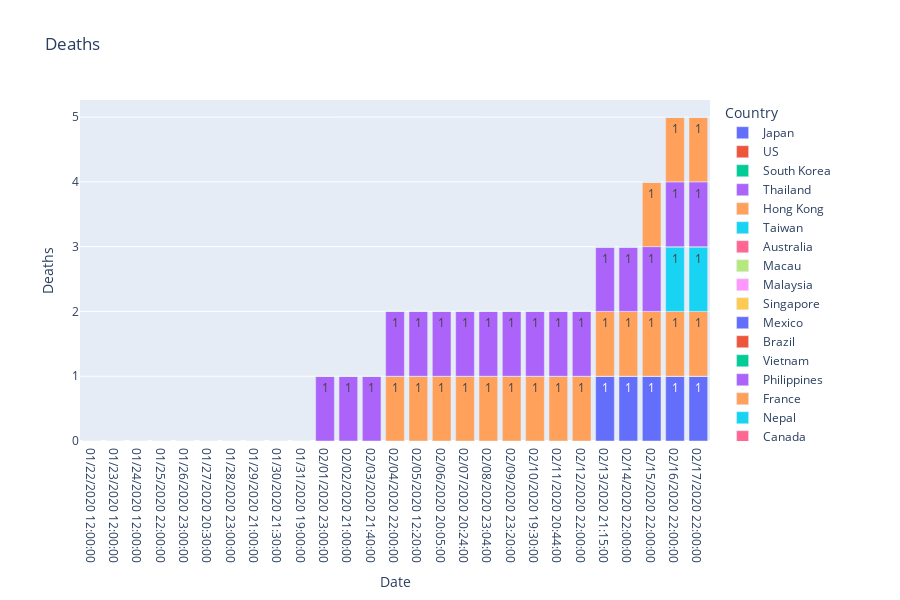

The notebook cell saved with this chart:
### Code cell
fig = px.bar(bar_data1, x="Date", y="Deaths", color='Country', text = 'Deaths', orientation='v', height=600,
             title='Deaths')
fig.show()

### Figure 1 — Plotly figure (JSON) as saved in the notebook; plotly's stock layout.template omitted (floating-point values rounded to 4 significant figures)
{"data": [{"alignmentgroup": "True", "hoverlabel": {"namelength": 0}, "hovertemplate": "Country=Japan<br>Date=%{x}<br>Deaths=%{text}", "legendgroup": "Japan", "marker": {"color": "#636efa"}, "name": "Japan", "offsetgroup": "Japan", "orientation": "v", "showlegend": true, "text": [0, 0, 0, 0, 0, 0, 0, 0, 0, 0, 0, 0, 0, 0, 0, 0, 0, 0, 0, 0, 0, 0, 1, 1, 1, 1, 1], "textposition": "auto", "type": "bar", "x": ["01/22/2020 12:00:00", "01/23/2020 12:00:00", "01/24/2020 12:00:00", "01/25/2020 22:00:00", "01/26/2020 23:00:00", "01/27/2020 20:30:00", "01/28/2020 23:00:00", "01/29/2020 21:00:00", "01/30/2020 21:30:00", "01/31/2020 19:00:00", "02/01/2020 23:00:00", "02/02/2020 21:00:00", "02/03/2020 21:40:00", "02/04/2020 22:00:00", "02/05/2020 12:20:00", "02/06/2020 20:05:00", "02/07/2020 20:24:00", "02/08/2020 23:04:00", "02/09/2020 23:20:00", "02/10/2020 19:30:00", "02/11/2020 20:44:00", "02/12/2020 22:00:00", "02/13/2020 21:15:00", "02/14/2020 22:00:00", "02/15/2020 22:00:00", "02/16/2020 22:00:00", "02/17/2020 22:00:00"], "xaxis": "x", "y": [0, 0, 0, 0, 0, 0, 0, 0, 0, 0, 0, 0, 0, 0, 0, 0, 0, 0, 0, 0, 0, 0, 1, 1, 1, 1, 1], "yaxis": "y"}, {"alignmentgroup": "True", "hoverlabel": {"namelength": 0}, "hovertemplate": "Country=US<br>Date=%{x}<br>Deaths=%{text}", "legendgroup": "US", "marker": {"color": "#EF553B"}, "name": "US", "offsetgroup": "US", "orientation": "v", "showlegend": true, "text": [0, 0, 0, 0, 0, 0, 0, 0, 0, 0, 0, 0, 0, 0, 0, 0, 0, 0, 0, 0, 0, 0, 0, 0, 0, 0, 0], "textposition": "auto", "type": "bar", "x": ["01/22/2020 12:00:00", "01/23/2020 12:00:00", "01/24/2020 12:00:00", "01/25/2020 22:00:00", "01/26/2020 23:00:00", "01/27/2020 20:30:00", "01/28/2020 23:00:00", "01/29/2020 21:00:00", "01/30/2020 21:30:00", "01/31/2020 19:00:00", "02/01/2020 23:00:00", "02/02/2020 21:00:00", "02/03/2020 21:40:00", "02/04/2020 22:00:00", "02/05/2020 12:20:00", "02/06/2020 20:05:00", "02/07/2020 20:24:00", "02/08/2020 23:04:00", "02/09/2020 23:20:00", "02/10/2020 19:30:00", "02/11/2020 20:44:00", "02/12/2020 22:00:00", "02/13/2020 21:15:00", "02/14/2020 22:00:00", "02/15/2020 22:00:00", "02/16/2020 22:00:00", "02/17/2020 22:00:00"], "xaxis": "x", "y": [0, 0, 0, 0, 0, 0, 0, 0, 0, 0, 0, 0, 0, 0, 0, 0, 0, 0, 0, 0, 0, 0, 0, 0, 0, 0, 0], "yaxis": "y"}, {"alignmentgroup": "True", "hoverlabel": {"namelength": 0}, "hovertemplate": "Country=South Korea<br>Date=%{x}<br>Deaths=%{text}", "legendgroup": "South Korea", "marker": {"color": "#00cc96"}, "name": "South Korea", "offsetgroup": "South Korea", "orientation": "v", "showlegend": true, "text": [0, 0, 0, 0, 0, 0, 0, 0, 0, 0, 0, 0, 0, 0, 0, 0, 0, 0, 0, 0, 0, 0, 0, 0, 0, 0, 0], "textposition": "auto", "type": "bar", "x": ["01/22/2020 12:00:00", "01/23/2020 12:00:00", "01/24/2020 12:00:00", "01/25/2020 22:00:00", "01/26/2020 23:00:00", "01/27/2020 20:30:00", "01/28/2020 23:00:00", "01/29/2020 21:00:00", "01/30/2020 21:30:00", "01/31/2020 19:00:00", "02/01/2020 23:00:00", "02/02/2020 21:00:00", "02/03/2020 21:40:00", "02/04/2020 22:00:00", "02/05/2020 12:20:00", "02/06/2020 20:05:00", "02/07/2020 20:24:00", "02/08/2020 23:04:00", "02/09/2020 23:20:00", "02/10/2020 19:30:00", "02/11/2020 20:44:00", "02/12/2020 22:00:00", "02/13/2020 21:15:00", "02/14/2020 22:00:00", "02/15/2020 22:00:00", "02/16/2020 22:00:00", "02/17/2020 22:00:00"], "xaxis": "x", "y": [0, 0, 0, 0, 0, 0, 0, 0, 0, 0, 0, 0, 0, 0, 0, 0, 0, 0, 0, 0, 0, 0, 0, 0, 0, 0, 0], "yaxis": "y"}, {"alignmentgroup": "True", "hoverlabel": {"namelength": 0}, "hovertemplate": "Country=Thailand<br>Date=%{x}<br>Deaths=%{text}", "legendgroup": "Thailand", "marker": {"color": "#ab63fa"}, "name": "Thailand", "offsetgroup": "Thailand", "orientation": "v", "showlegend": true, "text": [0, 0, 0, 0, 0, 0, 0, 0, 0, 0, 0, 0, 0, 0, 0, 0, 0, 0, 0, 0, 0, 0, 0, 0, 0, 0, 0], "textposition": "auto", "type": "bar", "x": ["01/22/2020 12:00:00", "01/23/2020 12:00:00", "01/24/2020 12:00:00", "01/25/2020 22:00:00", "01/26/2020 23:00:00", "01/27/2020 20:30:00", "01/28/2020 23:00:00", "01/29/2020 21:00:00", "01/30/2020 21:30:00", "01/31/2020 19:00:00", "02/01/2020 23:00:00", "02/02/2020 21:00:00", "02/03/2020 21:40:00", "02/04/2020 22:00:00", "02/05/2020 12:20:00", "02/06/2020 20:05:00", "02/07/2020 20:24:00", "02/08/2020 23:04:00", "02/09/2020 23:20:00", "02/10/2020 19:30:00", "02/11/2020 20:44:00", "02/12/2020 22:00:00", "02/13/2020 21:15:00", "02/14/2020 22:00:00", "02/15/2020 22:00:00", "02/16/2020 22:00:00", "02/17/2020 22:00:00"], "xaxis": "x", "y": [0, 0, 0, 0, 0, 0, 0, 0, 0, 0, 0, 0, 0, 0, 0, 0, 0, 0, 0, 0, 0, 0, 0, 0, 0, 0, 0], "yaxis": "y"}, {"alignmentgroup": "True", "hoverlabel": {"namelength": 0}, "hovertemplate": "Country=Hong Kong<br>Date=%{x}<br>Deaths=%{text}", "legendgroup": "Hong Kong", "marker": {"color": "#FFA15A"}, "name": "Hong Kong", "offsetgroup": "Hong Kong", "orientation": "v", "showlegend": true, "text": [0, 0, 0, 0, 0, 0, 0, 0, 0, 0, 0, 0, 1, 1, 1, 1, 1, 1, 1, 1, 1, 1, 1, 1, 1, 1], "textposition": "auto", "type": "bar", "x": ["01/23/2020 12:00:00", "01/24/2020 12:00:00", "01/25/2020 22:00:00", "01/26/2020 23:00:00", "01/27/2020 20:30:00", "01/28/2020 23:00:00", "01/29/2020 21:00:00", "01/30/2020 21:30:00", "01/31/2020 19:00:00", "02/01/2020 23:00:00", "02/02/2020 21:00:00", "02/03/2020 21:40:00", "02/04/2020 22:00:00", "02/05/2020 12:20:00", "02/06/2020 20:05:00", "02/07/2020 20:24:00", "02/08/2020 23:04:00", "02/09/2020 23:20:00", "02/10/2020 19:30:00", "02/11/2020 20:44:00", "02/12/2020 22:00:00", "02/13/2020 21:15:00", "02/14/2020 22:00:00", "02/15/2020 22:00:00", "02/16/2020 22:00:00", "02/17/2020 22:00:00"], "xaxis": "x", "y": [0, 0, 0, 0, 0, 0, 0, 0, 0, 0, 0, 0, 1, 1, 1, 1, 1, 1, 1, 1, 1, 1, 1, 1, 1, 1], "yaxis": "y"}, {"alignmentgroup": "True", "hoverlabel": {"namelength": 0}, "hovertemplate": "Country=Taiwan<br>Date=%{x}<br>Deaths=%{text}", "legendgroup": "Taiwan", "marker": {"color": "#19d3f3"}, "name": "Taiwan", "offsetgroup": "Taiwan", "orientation": "v", "showlegend": true, "text": [0, 0, 0, 0, 0, 0, 0, 0, 0, 0, 0, 0, 0, 0, 0, 0, 0, 0, 0, 0, 0, 0, 0, 0, 1, 1], "textposition": "auto", "type": "bar", "x": ["01/23/2020 12:00:00", "01/24/2020 12:00:00", "01/25/2020 22:00:00", "01/26/2020 23:00:00", "01/27/2020 20:30:00", "01/28/2020 23:00:00", "01/29/2020 21:00:00", "01/30/2020 21:30:00", "01/31/2020 19:00:00", "02/01/2020 23:00:00", "02/02/2020 21:00:00", "02/03/2020 21:40:00", "02/04/2020 22:00:00", "02/05/2020 12:20:00", "02/06/2020 20:05:00", "02/07/2020 20:24:00", "02/08/2020 23:04:00", "02/09/2020 23:20:00", "02/10/2020 19:30:00", "02/11/2020 20:44:00", "02/12/2020 22:00:00", "02/13/2020 21:15:00", "02/14/2020 22:00:00", "02/15/2020 22:00:00", "02/16/2020 22:00:00", "02/17/2020 22:00:00"], "xaxis": "x", "y": [0, 0, 0, 0, 0, 0, 0, 0, 0, 0, 0, 0, 0, 0, 0, 0, 0, 0, 0, 0, 0, 0, 0, 0, 1, 1], "yaxis": "y"}, {"alignmentgroup": "True", "hoverlabel": {"namelength": 0}, "hovertemplate": "Country=Australia<br>Date=%{x}<br>Deaths=%{text}", "legendgroup": "Australia", "marker": {"color": "#FF6692"}, "name": "Australia", "offsetgroup": "Australia", "orientation": "v", "showlegend": true, "text": [0, 0, 0, 0, 0, 0, 0, 0, 0, 0, 0, 0, 0, 0, 0, 0, 0, 0, 0, 0, 0, 0, 0, 0, 0], "textposition": "auto", "type": "bar", "x": ["01/23/2020 12:00:00", "01/25/2020 22:00:00", "01/26/2020 23:00:00", "01/27/2020 20:30:00", "01/28/2020 23:00:00", "01/29/2020 21:00:00", "01/30/2020 21:30:00", "01/31/2020 19:00:00", "02/01/2020 23:00:00", "02/02/2020 21:00:00", "02/03/2020 21:40:00", "02/04/2020 22:00:00", "02/05/2020 12:20:00", "02/06/2020 20:05:00", "02/07/2020 20:24:00", "02/08/2020 23:04:00", "02/09/2020 23:20:00", "02/10/2020 19:30:00", "02/11/2020 20:44:00", "02/12/2020 22:00:00", "02/13/2020 21:15:00", "02/14/2020 22:00:00", "02/15/2020 22:00:00", "02/16/2020 22:00:00", "02/17/2020 22:00:00"], "xaxis": "x", "y": [0, 0, 0, 0, 0, 0, 0, 0, 0, 0, 0, 0, 0, 0, 0, 0, 0, 0, 0, 0, 0, 0, 0, 0, 0], "yaxis": "y"}, {"alignmentgroup": "True", "hoverlabel": {"namelength": 0}, "hovertemplate": "Country=Macau<br>Date=%{x}<br>Deaths=%{text}", "legendgroup": "Macau", "marker": {"color": "#B6E880"}, "name": "Macau", "offsetgroup": "Macau", "orientation": "v", "showlegend": true, "text": [0, 0, 0, 0, 0, 0, 0, 0, 0, 0, 0, 0, 0, 0, 0, 0, 0, 0, 0, 0, 0, 0, 0, 0, 0, 0], "textposition": "auto", "type": "bar", "x": ["01/23/2020 12:00:00", "01/24/2020 12:00:00", "01/25/2020 22:00:00", "01/26/2020 23:00:00", "01/27/2020 20:30:00", "01/28/2020 23:00:00", "01/29/2020 21:00:00", "01/30/2020 21:30:00", "01/31/2020 19:00:00", "02/01/2020 23:00:00", "02/02/2020 21:00:00", "02/03/2020 21:40:00", "02/04/2020 22:00:00", "02/05/2020 12:20:00", "02/06/2020 20:05:00", "02/07/2020 20:24:00", "02/08/2020 23:04:00", "02/09/2020 23:20:00", "02/10/2020 19:30:00", "02/11/2020 20:44:00", "02/12/2020 22:00:00", "02/13/2020 21:15:00", "02/14/2020 22:00:00", "02/15/2020 22:00:00", "02/16/2020 22:00:00", "02/17/2020 22:00:00"], "xaxis": "x", "y": [0, 0, 0, 0, 0, 0, 0, 0, 0, 0, 0, 0, 0, 0, 0, 0, 0, 0, 0, 0, 0, 0, 0, 0, 0, 0], "yaxis": "y"}, {"alignmentgroup": "True", "hoverlabel": {"namelength": 0}, "hovertemplate": "Country=Malaysia<br>Date=%{x}<br>Deaths=%{text}", "legendgroup": "Malaysia", "marker": {"color": "#FF97FF"}, "name": "Malaysia", "offsetgroup": "Malaysia", "orientation": "v", "showlegend": true, "text": [0, 0, 0, 0, 0, 0, 0, 0, 0, 0, 0, 0, 0, 0, 0, 0, 0, 0, 0, 0, 0, 0, 0, 0, 0], "textposition": "auto", "type": "bar", "x": ["01/23/2020 12:00:00", "01/25/2020 22:00:00", "01/26/2020 23:00:00", "01/27/2020 20:30:00", "01/28/2020 23:00:00", "01/29/2020 21:00:00", "01/30/2020 21:30:00", "01/31/2020 19:00:00", "02/01/2020 23:00:00", "02/02/2020 21:00:00", "02/03/2020 21:40:00", "02/04/2020 22:00:00", "02/05/2020 12:20:00", "02/06/2020 20:05:00", "02/07/2020 20:24:00", "02/08/2020 23:04:00", "02/09/2020 23:20:00", "02/10/2020 19:30:00", "02/11/2020 20:44:00", "02/12/2020 22:00:00", "02/13/2020 21:15:00", "02/14/2020 22:00:00", "02/15/2020 22:00:00", "02/16/2020 22:00:00", "02/17/2020 22:00:00"], "xaxis": "x", "y": [0, 0, 0, 0, 0, 0, 0, 0, 0, 0, 0, 0, 0, 0, 0, 0, 0, 0, 0, 0, 0, 0, 0, 0, 0], "yaxis": "y"}, {"alignmentgroup": "True", "hoverlabel": {"namelength": 0}, "hovertemplate": "Country=Singapore<br>Date=%{x}<br>Deaths=%{text}", "legendgroup": "Singapore", "marker": {"color": "#FECB52"}, "name": "Singapore", "offsetgroup": "Singapore", "orientation": "v", "showlegend": true, "text": [0, 0, 0, 0, 0, 0, 0, 0, 0, 0, 0, 0, 0, 0, 0, 0, 0, 0, 0, 0, 0, 0, 0, 0, 0, 0], "textposition": "auto", "type": "bar", "x": ["01/23/2020 12:00:00", "01/24/2020 12:00:00", "01/25/2020 22:00:00", "01/26/2020 23:00:00", "01/27/2020 20:30:00", "01/28/2020 23:00:00", "01/29/2020 21:00:00", "01/30/2020 21:30:00", "01/31/2020 19:00:00", "02/01/2020 23:00:00", "02/02/2020 21:00:00", "02/03/2020 21:40:00", "02/04/2020 22:00:00", "02/05/2020 12:20:00", "02/06/2020 20:05:00", "02/07/2020 20:24:00", "02/08/2020 23:04:00", "02/09/2020 23:20:00", "02/10/2020 19:30:00", "02/11/2020 20:44:00", "02/12/2020 22:00:00", "02/13/2020 21:15:00", "02/14/2020 22:00:00", "02/15/2020 22:00:00", "02/16/2020 22:00:00", "02/17/2020 22:00:00"], "xaxis": "x", "y": [0, 0, 0, 0, 0, 0, 0, 0, 0, 0, 0, 0, 0, 0, 0, 0, 0, 0, 0, 0, 0, 0, 0, 0, 0, 0], "yaxis": "y"}, {"alignmentgroup": "True", "hoverlabel": {"namelength": 0}, "hovertemplate": "Country=Mexico<br>Date=%{x}<br>Deaths=%{text}", "legendgroup": "Mexico", "marker": {"color": "#636efa"}, "name": "Mexico", "offsetgroup": "Mexico", "orientation": "v", "showlegend": true, "text": [0], "textposition": "auto", "type": "bar", "x": ["01/23/2020 12:00:00"], "xaxis": "x", "y": [0], "yaxis": "y"}, {"alignmentgroup": "True", "hoverlabel": {"namelength": 0}, "hovertemplate": "Country=Brazil<br>Date=%{x}<br>Deaths=%{text}", "legendgroup": "Brazil", "marker": {"color": "#EF553B"}, "name": "Brazil", "offsetgroup": "Brazil", "orientation": "v", "showlegend": true, "text": [0], "textposition": "auto", "type": "bar", "x": ["01/23/2020 12:00:00"], "xaxis": "x", "y": [0], "yaxis": "y"}, {"alignmentgroup": "True", "hoverlabel": {"namelength": 0}, "hovertemplate": "Country=Vietnam<br>Date=%{x}<br>Deaths=%{text}", "legendgroup": "Vietnam", "marker": {"color": "#00cc96"}, "name": "Vietnam", "offsetgroup": "Vietnam", "orientation": "v", "showlegend": true, "text": [0, 0, 0, 0, 0, 0, 0, 0, 0, 0, 0, 0, 0, 0, 0, 0, 0, 0, 0, 0, 0, 0, 0, 0, 0, 0], "textposition": "auto", "type": "bar", "x": ["01/23/2020 12:00:00", "01/24/2020 12:00:00", "01/25/2020 22:00:00", "01/26/2020 23:00:00", "01/27/2020 20:30:00", "01/28/2020 23:00:00", "01/29/2020 21:00:00", "01/30/2020 21:30:00", "01/31/2020 19:00:00", "02/01/2020 23:00:00", "02/02/2020 21:00:00", "02/03/2020 21:40:00", "02/04/2020 22:00:00", "02/05/2020 12:20:00", "02/06/2020 20:05:00", "02/07/2020 20:24:00", "02/08/2020 23:04:00", "02/09/2020 23:20:00", "02/10/2020 19:30:00", "02/11/2020 20:44:00", "02/12/2020 22:00:00", "02/13/2020 21:15:00", "02/14/2020 22:00:00", "02/15/2020 22:00:00", "02/16/2020 22:00:00", "02/17/2020 22:00:00"], "xaxis": "x", "y": [0, 0, 0, 0, 0, 0, 0, 0, 0, 0, 0, 0, 0, 0, 0, 0, 0, 0, 0, 0, 0, 0, 0, 0, 0, 0], "yaxis": "y"}, {"alignmentgroup": "True", "hoverlabel": {"namelength": 0}, "hovertemplate": "Country=Philippines<br>Date=%{x}<br>Deaths=%{text}", "legendgroup": "Philippines", "marker": {"color": "#ab63fa"}, "name": "Philippines", "offsetgroup": "Philippines", "orientation": "v", "showlegend": true, "text": [0, 0, 0, 1, 1, 1, 1, 1, 1, 1, 1, 1, 1, 1, 1, 1, 1, 1, 1, 1], "textposition": "auto", "type": "bar", "x": ["01/23/2020 12:00:00", "01/30/2020 21:30:00", "01/31/2020 19:00:00", "02/01/2020 23:00:00", "02/02/2020 21:00:00", "02/03/2020 21:40:00", "02/04/2020 22:00:00", "02/05/2020 12:20:00", "02/06/2020 20:05:00", "02/07/2020 20:24:00", "02/08/2020 23:04:00", "02/09/2020 23:20:00", "02/10/2020 19:30:00", "02/11/2020 20:44:00", "02/12/2020 22:00:00", "02/13/2020 21:15:00", "02/14/2020 22:00:00", "02/15/2020 22:00:00", "02/16/2020 22:00:00", "02/17/2020 22:00:00"], "xaxis": "x", "y": [0, 0, 0, 1, 1, 1, 1, 1, 1, 1, 1, 1, 1, 1, 1, 1, 1, 1, 1, 1], "yaxis": "y"}, {"alignmentgroup": "True", "hoverlabel": {"namelength": 0}, "hovertemplate": "Country=France<br>Date=%{x}<br>Deaths=%{text}", "legendgroup": "France", "marker": {"color": "#FFA15A"}, "name": "France", "offsetgroup": "France", "orientation": "v", "showlegend": true, "text": [0, 0, 0, 0, 0, 0, 0, 0, 0, 0, 0, 0, 0, 0, 0, 0, 0, 0, 0, 0, 0, 0, 1, 1, 1], "textposition": "auto", "type": "bar", "x": ["01/24/2020 12:00:00", "01/25/2020 22:00:00", "01/26/2020 23:00:00", "01/27/2020 20:30:00", "01/28/2020 23:00:00", "01/29/2020 21:00:00", "01/30/2020 21:30:00", "01/31/2020 19:00:00", "02/01/2020 23:00:00", "02/02/2020 21:00:00", "02/03/2020 21:40:00", "02/04/2020 22:00:00", "02/05/2020 12:20:00", "02/06/2020 20:05:00", "02/07/2020 20:24:00", "02/08/2020 23:04:00", "02/09/2020 23:20:00", "02/10/2020 19:30:00", "02/11/2020 20:44:00", "02/12/2020 22:00:00", "02/13/2020 21:15:00", "02/14/2020 22:00:00", "02/15/2020 22:00:00", "02/16/2020 22:00:00", "02/17/2020 22:00:00"], "xaxis": "x", "y": [0, 0, 0, 0, 0, 0, 0, 0, 0, 0, 0, 0, 0, 0, 0, 0, 0, 0, 0, 0, 0, 0, 1, 1, 1], "yaxis": "y"}, {"alignmentgroup": "True", "hoverlabel": {"namelength": 0}, "hovertemplate": "Country=Nepal<br>Date=%{x}<br>Deaths=%{text}", "legendgroup": "Nepal", "marker": {"color": "#19d3f3"}, "name": "Nepal", "offsetgroup": "Nepal", "orientation": "v", "showlegend": true, "text": [0, 0, 0, 0, 0, 0, 0, 0, 0, 0, 0, 0, 0, 0, 0, 0, 0, 0, 0, 0, 0, 0, 0, 0], "textposition": "auto", "type": "bar", "x": ["01/25/2020 22:00:00", "01/26/2020 23:00:00", "01/27/2020 20:30:00", "01/28/2020 23:00:00", "01/29/2020 21:00:00", "01/30/2020 21:30:00", "01/31/2020 19:00:00", "02/01/2020 23:00:00", "02/02/2020 21:00:00", "02/03/2020 21:40:00", "02/04/2020 22:00:00", "02/05/2020 12:20:00", "02/06/2020 20:05:00", "02/07/2020 20:24:00", "02/08/2020 23:04:00", "02/09/2020 23:20:00", "02/10/2020 19:30:00", "02/11/2020 20:44:00", "02/12/2020 22:00:00", "02/13/2020 21:15:00", "02/14/2020 22:00:00", "02/15/2020 22:00:00", "02/16/2020 22:00:00", "02/17/2020 22:00:00"], "xaxis": "x", "y": [0, 0, 0, 0, 0, 0, 0, 0, 0, 0, 0, 0, 0, 0, 0, 0, 0, 0, 0, 0, 0, 0, 0, 0], "yaxis": "y"}, {"alignmentgroup": "True", "hoverlabel": {"namelength": 0}, "hovertemplate": "Country=Canada<br>Date=%{x}<br>Deaths=%{text}", "legendgroup": "Canada", "marker": {"color": "#FF6692"}, "name": "Canada", "offsetgroup": "Canada", "orientation": "v", "showlegend": true, "text": [0, 0, 0, 0, 0, 0, 0, 0, 0, 0, 0, 0, 0, 0, 0, 0, 0, 0, 0, 0, 0, 0, 0], "textposition": "auto", "type": "bar", "x": ["01/26/2020 23:00:00", "01/27/2020 20:30:00", "01/28/2020 23:00:00", "01/29/2020 21:00:00", "01/30/2020 21:30:00", "01/31/2020 19:00:00", "02/01/2020 23:00:00", "02/02/2020 21:00:00", "02/03/2020 21:40:00", "02/04/2020 22:00:00", "02/05/2020 12:20:00", "02/06/2020 20:05:00", "02/07/2020 20:24:00", "02/08/2020 23:04:00", "02/09/2020 23:20:00", "02/10/2020 19:30:00", "02/11/2020 20:44:00", "02/12/2020 22:00:00", "02/13/2020 21:15:00", "02/14/2020 22:00:00", "02/15/2020 22:00:00", "02/16/2020 22:00:00", "02/17/2020 22:00:00"], "xaxis": "x", "y": [0, 0, 0, 0, 0, 0, 0, 0, 0, 0, 0, 0, 0, 0, 0, 0, 0, 0, 0, 0, 0, 0, 0], "yaxis": "y"}, {"alignmentgroup": "True", "hoverlabel": {"namelength": 0}, "hovertemplate": "Country=Cambodia<br>Date=%{x}<br>Deaths=%{text}", "legendgroup": "Cambodia", "marker": {"color": "#B6E880"}, "name": "Cambodia", "offsetgroup": "Cambodia", "orientation": "v", "showlegend": true, "text": [0, 0, 0, 0, 0, 0, 0, 0, 0, 0, 0, 0, 0, 0, 0, 0, 0, 0, 0, 0, 0, 0], "textposition": "auto", "type": "bar", "x": ["01/27/2020 20:30:00", "01/28/2020 23:00:00", "01/29/2020 21:00:00", "01/30/2020 21:30:00", "01/31/2020 19:00:00", "02/01/2020 23:00:00", "02/02/2020 21:00:00", "02/03/2020 21:40:00", "02/04/2020 22:00:00", "02/05/2020 12:20:00", "02/06/2020 20:05:00", "02/07/2020 20:24:00", "02/08/2020 23:04:00", "02/09/2020 23:20:00", "02/10/2020 19:30:00", "02/11/2020 20:44:00", "02/12/2020 22:00:00", "02/13/2020 21:15:00", "02/14/2020 22:00:00", "02/15/2020 22:00:00", "02/16/2020 22:00:00", "02/17/2020 22:00:00"], "xaxis": "x", "y": [0, 0, 0, 0, 0, 0, 0, 0, 0, 0, 0, 0, 0, 0, 0, 0, 0, 0, 0, 0, 0, 0], "yaxis": "y"}, {"alignmentgroup": "True", "hoverlabel": {"namelength": 0}, "hovertemplate": "Country=Sri Lanka<br>Date=%{x}<br>Deaths=%{text}", "legendgroup": "Sri Lanka", "marker": {"color": "#FF97FF"}, "name": "Sri Lanka", "offsetgroup": "Sri Lanka", "orientation": "v", "showlegend": true, "text": [0, 0, 0, 0, 0, 0, 0, 0, 0, 0, 0, 0, 0, 0, 0, 0, 0, 0, 0, 0, 0, 0], "textposition": "auto", "type": "bar", "x": ["01/27/2020 20:30:00", "01/28/2020 23:00:00", "01/29/2020 21:00:00", "01/30/2020 21:30:00", "01/31/2020 19:00:00", "02/01/2020 23:00:00", "02/02/2020 21:00:00", "02/03/2020 21:40:00", "02/04/2020 22:00:00", "02/05/2020 12:20:00", "02/06/2020 20:05:00", "02/07/2020 20:24:00", "02/08/2020 23:04:00", "02/09/2020 23:20:00", "02/10/2020 19:30:00", "02/11/2020 20:44:00", "02/12/2020 22:00:00", "02/13/2020 21:15:00", "02/14/2020 22:00:00", "02/15/2020 22:00:00", "02/16/2020 22:00:00", "02/17/2020 22:00:00"], "xaxis": "x", "y": [0, 0, 0, 0, 0, 0, 0, 0, 0, 0, 0, 0, 0, 0, 0, 0, 0, 0, 0, 0, 0, 0], "yaxis": "y"}, {"alignmentgroup": "True", "hoverlabel": {"namelength": 0}, "hovertemplate": "Country=Ivory Coast<br>Date=%{x}<br>Deaths=%{text}", "legendgroup": "Ivory Coast", "marker": {"color": "#FECB52"}, "name": "Ivory Coast", "offsetgroup": "Ivory Coast", "orientation": "v", "showlegend": true, "text": [0], "textposition": "auto", "type": "bar", "x": ["01/27/2020 20:30:00"], "xaxis": "x", "y": [0], "yaxis": "y"}, {"alignmentgroup": "True", "hoverlabel": {"namelength": 0}, "hovertemplate": "Country=Germany<br>Date=%{x}<br>Deaths=%{text}", "legendgroup": "Germany", "marker": {"color": "#636efa"}, "name": "Germany", "offsetgroup": "Germany", "orientation": "v", "showlegend": true, "text": [0, 0, 0, 0, 0, 0, 0, 0, 0, 0, 0, 0, 0, 0, 0, 0, 0, 0, 0, 0, 0, 0], "textposition": "auto", "type": "bar", "x": ["01/27/2020 20:30:00", "01/28/2020 23:00:00", "01/29/2020 21:00:00", "01/30/2020 21:30:00", "01/31/2020 19:00:00", "02/01/2020 23:00:00", "02/02/2020 21:00:00", "02/03/2020 21:40:00", "02/04/2020 22:00:00", "02/05/2020 12:20:00", "02/06/2020 20:05:00", "02/07/2020 20:24:00", "02/08/2020 23:04:00", "02/09/2020 23:20:00", "02/10/2020 19:30:00", "02/11/2020 20:44:00", "02/12/2020 22:00:00", "02/13/2020 21:15:00", "02/14/2020 22:00:00", "02/15/2020 22:00:00", "02/16/2020 22:00:00", "02/17/2020 22:00:00"], "xaxis": "x", "y": [0, 0, 0, 0, 0, 0, 0, 0, 0, 0, 0, 0, 0, 0, 0, 0, 0, 0, 0, 0, 0, 0], "yaxis": "y"}, {"alignmentgroup": "True", "hoverlabel": {"namelength": 0}, "hovertemplate": "Country=Finland<br>Date=%{x}<br>Deaths=%{text}", "legendgroup": "Finland", "marker": {"color": "#EF553B"}, "name": "Finland", "offsetgroup": "Finland", "orientation": "v", "showlegend": true, "text": [0, 0, 0, 0, 0, 0, 0, 0, 0, 0, 0, 0, 0, 0, 0, 0, 0, 0, 0, 0], "textposition": "auto", "type": "bar", "x": ["01/29/2020 21:00:00", "01/30/2020 21:30:00", "01/31/2020 19:00:00", "02/01/2020 23:00:00", "02/02/2020 21:00:00", "02/03/2020 21:40:00", "02/04/2020 22:00:00", "02/05/2020 12:20:00", "02/06/2020 20:05:00", "02/07/2020 20:24:00", "02/08/2020 23:04:00", "02/09/2020 23:20:00", "02/10/2020 19:30:00", "02/11/2020 20:44:00", "02/12/2020 22:00:00", "02/13/2020 21:15:00", "02/14/2020 22:00:00", "02/15/2020 22:00:00", "02/16/2020 22:00:00", "02/17/2020 22:00:00"], "xaxis": "x", "y": [0, 0, 0, 0, 0, 0, 0, 0, 0, 0, 0, 0, 0, 0, 0, 0, 0, 0, 0, 0], "yaxis": "y"}, {"alignmentgroup": "True", "hoverlabel": {"namelength": 0}, "hovertemplate": "Country=United Arab Emirates<br>Date=%{x}<br>Deaths=%{text}", "legendgroup": "United Arab Emirates", "marker": {"color": "#00cc96"}, "name": "United Arab Emirates", "offsetgroup": "United Arab Emirates", "orientation": "v", "showlegend": true, "text": [0, 0, 0, 0, 0, 0, 0, 0, 0, 0, 0, 0, 0, 0, 0, 0, 0, 0, 0, 0], "textposition": "auto", "type": "bar", "x": ["01/29/2020 21:00:00", "01/30/2020 21:30:00", "01/31/2020 19:00:00", "02/01/2020 23:00:00", "02/02/2020 21:00:00", "02/03/2020 21:40:00", "02/04/2020 22:00:00", "02/05/2020 12:20:00", "02/06/2020 20:05:00", "02/07/2020 20:24:00", "02/08/2020 23:04:00", "02/09/2020 23:20:00", "02/10/2020 19:30:00", "02/11/2020 20:44:00", "02/12/2020 22:00:00", "02/13/2020 21:15:00", "02/14/2020 22:00:00", "02/15/2020 22:00:00", "02/16/2020 22:00:00", "02/17/2020 22:00:00"], "xaxis": "x", "y": [0, 0, 0, 0, 0, 0, 0, 0, 0, 0, 0, 0, 0, 0, 0, 0, 0, 0, 0, 0], "yaxis": "y"}, {"alignmentgroup": "True", "hoverlabel": {"namelength": 0}, "hovertemplate": "Country=India<br>Date=%{x}<br>Deaths=%{text}", "legendgroup": "India", "marker": {"color": "#ab63fa"}, "name": "India", "offsetgroup": "India", "orientation": "v", "showlegend": true, "text": [0, 0, 0, 0, 0, 0, 0, 0, 0, 0, 0, 0, 0, 0, 0, 0, 0, 0, 0], "textposition": "auto", "type": "bar", "x": ["01/30/2020 21:30:00", "01/31/2020 19:00:00", "02/01/2020 23:00:00", "02/02/2020 21:00:00", "02/03/2020 21:40:00", "02/04/2020 22:00:00", "02/05/2020 12:20:00", "02/06/2020 20:05:00", "02/07/2020 20:24:00", "02/08/2020 23:04:00", "02/09/2020 23:20:00", "02/10/2020 19:30:00", "02/11/2020 20:44:00", "02/12/2020 22:00:00", "02/13/2020 21:15:00", "02/14/2020 22:00:00", "02/15/2020 22:00:00", "02/16/2020 22:00:00", "02/17/2020 22:00:00"], "xaxis": "x", "y": [0, 0, 0, 0, 0, 0, 0, 0, 0, 0, 0, 0, 0, 0, 0, 0, 0, 0, 0], "yaxis": "y"}, {"alignmentgroup": "True", "hoverlabel": {"namelength": 0}, "hovertemplate": "Country=Italy<br>Date=%{x}<br>Deaths=%{text}", "legendgroup": "Italy", "marker": {"color": "#FFA15A"}, "name": "Italy", "offsetgroup": "Italy", "orientation": "v", "showlegend": true, "text": [0, 0, 0, 0, 0, 0, 0, 0, 0, 0, 0, 0, 0, 0, 0, 0, 0, 0, 0], "textposition": "auto", "type": "bar", "x": ["01/30/2020 21:30:00", "01/31/2020 19:00:00", "02/01/2020 23:00:00", "02/02/2020 21:00:00", "02/03/2020 21:40:00", "02/04/2020 22:00:00", "02/05/2020 12:20:00", "02/06/2020 20:05:00", "02/07/2020 20:24:00", "02/08/2020 23:04:00", "02/09/2020 23:20:00", "02/10/2020 19:30:00", "02/11/2020 20:44:00", "02/12/2020 22:00:00", "02/13/2020 21:15:00", "02/14/2020 22:00:00", "02/15/2020 22:00:00", "02/16/2020 22:00:00", "02/17/2020 22:00:00"], "xaxis": "x", "y": [0, 0, 0, 0, 0, 0, 0, 0, 0, 0, 0, 0, 0, 0, 0, 0, 0, 0, 0], "yaxis": "y"}, {"alignmentgroup": "True", "hoverlabel": {"namelength": 0}, "hovertemplate": "Country=Sweden<br>Date=%{x}<br>Deaths=%{text}", "legendgroup": "Sweden", "marker": {"color": "#19d3f3"}, "name": "Sweden", "offsetgroup": "Sweden", "orientation": "v", "showlegend": true, "text": [0, 0, 0, 0, 0, 0, 0, 0, 0, 0, 0, 0, 0, 0, 0, 0, 0, 0], "textposition": "auto", "type": "bar", "x": ["01/31/2020 19:00:00", "02/01/2020 23:00:00", "02/02/2020 21:00:00", "02/03/2020 21:40:00", "02/04/2020 22:00:00", "02/05/2020 12:20:00", "02/06/2020 20:05:00", "02/07/2020 20:24:00", "02/08/2020 23:04:00", "02/09/2020 23:20:00", "02/10/2020 19:30:00", "02/11/2020 20:44:00", "02/12/2020 22:00:00", "02/13/2020 21:15:00", "02/14/2020 22:00:00", "02/15/2020 22:00:00", "02/16/2020 22:00:00", "02/17/2020 22:00:00"], "xaxis": "x", "y": [0, 0, 0, 0, 0, 0, 0, 0, 0, 0, 0, 0, 0, 0, 0, 0, 0, 0], "yaxis": "y"}, {"alignmentgroup": "True", "hoverlabel": {"namelength": 0}, "hovertemplate": "Country=Spain<br>Date=%{x}<br>Deaths=%{text}", "legendgroup": "Spain", "marker": {"color": "#FF6692"}, "name": "Spain", "offsetgroup": "Spain", "orientation": "v", "showlegend": true, "text": [0, 0, 0, 0, 0, 0, 0, 0, 0, 0, 0, 0, 0, 0, 0, 0, 0, 0], "textposition": "auto", "type": "bar", "x": ["01/31/2020 19:00:00", "02/01/2020 23:00:00", "02/02/2020 21:00:00", "02/03/2020 21:40:00", "02/04/2020 22:00:00", "02/05/2020 12:20:00", "02/06/2020 20:05:00", "02/07/2020 20:24:00", "02/08/2020 23:04:00", "02/09/2020 23:20:00", "02/10/2020 19:30:00", "02/11/2020 20:44:00", "02/12/2020 22:00:00", "02/13/2020 21:15:00", "02/14/2020 22:00:00", "02/15/2020 22:00:00", "02/16/2020 22:00:00", "02/17/2020 22:00:00"], "xaxis": "x", "y": [0, 0, 0, 0, 0, 0, 0, 0, 0, 0, 0, 0, 0, 0, 0, 0, 0, 0], "yaxis": "y"}, {"alignmentgroup": "True", "hoverlabel": {"namelength": 0}, "hovertemplate": "Country=UK<br>Date=%{x}<br>Deaths=%{text}", "legendgroup": "UK", "marker": {"color": "#B6E880"}, "name": "UK", "offsetgroup": "UK", "orientation": "v", "showlegend": true, "text": [0, 0, 0, 0, 0, 0, 0, 0, 0, 0, 0, 0, 0, 0, 0, 0, 0, 0], "textposition": "auto", "type": "bar", "x": ["01/31/2020 19:00:00", "02/01/2020 23:00:00", "02/02/2020 21:00:00", "02/03/2020 21:40:00", "02/04/2020 22:00:00", "02/05/2020 12:20:00", "02/06/2020 20:05:00", "02/07/2020 20:24:00", "02/08/2020 23:04:00", "02/09/2020 23:20:00", "02/10/2020 19:30:00", "02/11/2020 20:44:00", "02/12/2020 22:00:00", "02/13/2020 21:15:00", "02/14/2020 22:00:00", "02/15/2020 22:00:00", "02/16/2020 22:00:00", "02/17/2020 22:00:00"], "xaxis": "x", "y": [0, 0, 0, 0, 0, 0, 0, 0, 0, 0, 0, 0, 0, 0, 0, 0, 0, 0], "yaxis": "y"}, {"alignmentgroup": "True", "hoverlabel": {"namelength": 0}, "hovertemplate": "Country=Russia<br>Date=%{x}<br>Deaths=%{text}", "legendgroup": "Russia", "marker": {"color": "#FF97FF"}, "name": "Russia", "offsetgroup": "Russia", "orientation": "v", "showlegend": true, "text": [0, 0, 0, 0, 0, 0, 0, 0, 0, 0, 0, 0, 0, 0, 0, 0, 0, 0], "textposition": "auto", "type": "bar", "x": ["01/31/2020 19:00:00", "02/01/2020 23:00:00", "02/02/2020 21:00:00", "02/03/2020 21:40:00", "02/04/2020 22:00:00", "02/05/2020 12:20:00", "02/06/2020 20:05:00", "02/07/2020 20:24:00", "02/08/2020 23:04:00", "02/09/2020 23:20:00", "02/10/2020 19:30:00", "02/11/2020 20:44:00", "02/12/2020 22:00:00", "02/13/2020 21:15:00", "02/14/2020 22:00:00", "02/15/2020 22:00:00", "02/16/2020 22:00:00", "02/17/2020 22:00:00"], "xaxis": "x", "y": [0, 0, 0, 0, 0, 0, 0, 0, 0, 0, 0, 0, 0, 0, 0, 0, 0, 0], "yaxis": "y"}, {"alignmentgroup": "True", "hoverlabel": {"namelength": 0}, "hovertemplate": "Country=Belgium<br>Date=%{x}<br>Deaths=%{text}", "legendgroup": "Belgium", "marker": {"color": "#FECB52"}, "name": "Belgium", "offsetgroup": "Belgium", "orientation": "v", "showlegend": true, "text": [0, 0, 0, 0, 0, 0, 0, 0, 0, 0, 0, 0, 0, 0], "textposition": "auto", "type": "bar", "x": ["02/04/2020 22:00:00", "02/05/2020 12:20:00", "02/06/2020 20:05:00", "02/07/2020 20:24:00", "02/08/2020 23:04:00", "02/09/2020 23:20:00", "02/10/2020 19:30:00", "02/11/2020 20:44:00", "02/12/2020 22:00:00", "02/13/2020 21:15:00", "02/14/2020 22:00:00", "02/15/2020 22:00:00", "02/16/2020 22:00:00", "02/17/2020 22:00:00"], "xaxis": "x", "y": [0, 0, 0, 0, 0, 0, 0, 0, 0, 0, 0, 0, 0, 0], "yaxis": "y"}, {"alignmentgroup": "True", "hoverlabel": {"namelength": 0}, "hovertemplate": "Country=Others<br>Date=%{x}<br>Deaths=%{text}", "legendgroup": "Others", "marker": {"color": "#636efa"}, "name": "Others", "offsetgroup": "Others", "orientation": "v", "showlegend": true, "text": [0, 0, 0, 0, 0, 0, 0, 0, 0, 0, 0], "textposition": "auto", "type": "bar", "x": ["02/07/2020 20:24:00", "02/08/2020 23:04:00", "02/09/2020 23:20:00", "02/10/2020 19:30:00", "02/11/2020 20:44:00", "02/12/2020 22:00:00", "02/13/2020 21:15:00", "02/14/2020 22:00:00", "02/15/2020 22:00:00", "02/16/2020 22:00:00", "02/17/2020 22:00:00"], "xaxis": "x", "y": [0, 0, 0, 0, 0, 0, 0, 0, 0, 0, 0], "yaxis": "y"}, {"alignmentgroup": "True", "hoverlabel": {"namelength": 0}, "hovertemplate": "Country=Egypt<br>Date=%{x}<br>Deaths=%{text}", "legendgroup": "Egypt", "marker": {"color": "#EF553B"}, "name": "Egypt", "offsetgroup": "Egypt", "orientation": "v", "showlegend": true, "text": [0, 0, 0, 0], "textposition": "auto", "type": "bar", "x": ["02/14/2020 22:00:00", "02/15/2020 22:00:00", "02/16/2020 22:00:00", "02/17/2020 22:00:00"], "xaxis": "x", "y": [0, 0, 0, 0], "yaxis": "y"}], "layout": {"barmode": "relative", "height": 600, "legend": {"title": {"text": "Country"}, "tracegroupgap": 0}, "title": {"text": "Deaths"}, "xaxis": {"anchor": "y", "domain": [0, 1], "title": {"text": "Date"}}, "yaxis": {"anchor": "x", "domain": [0, 1], "title": {"text": "Deaths"}}}}
